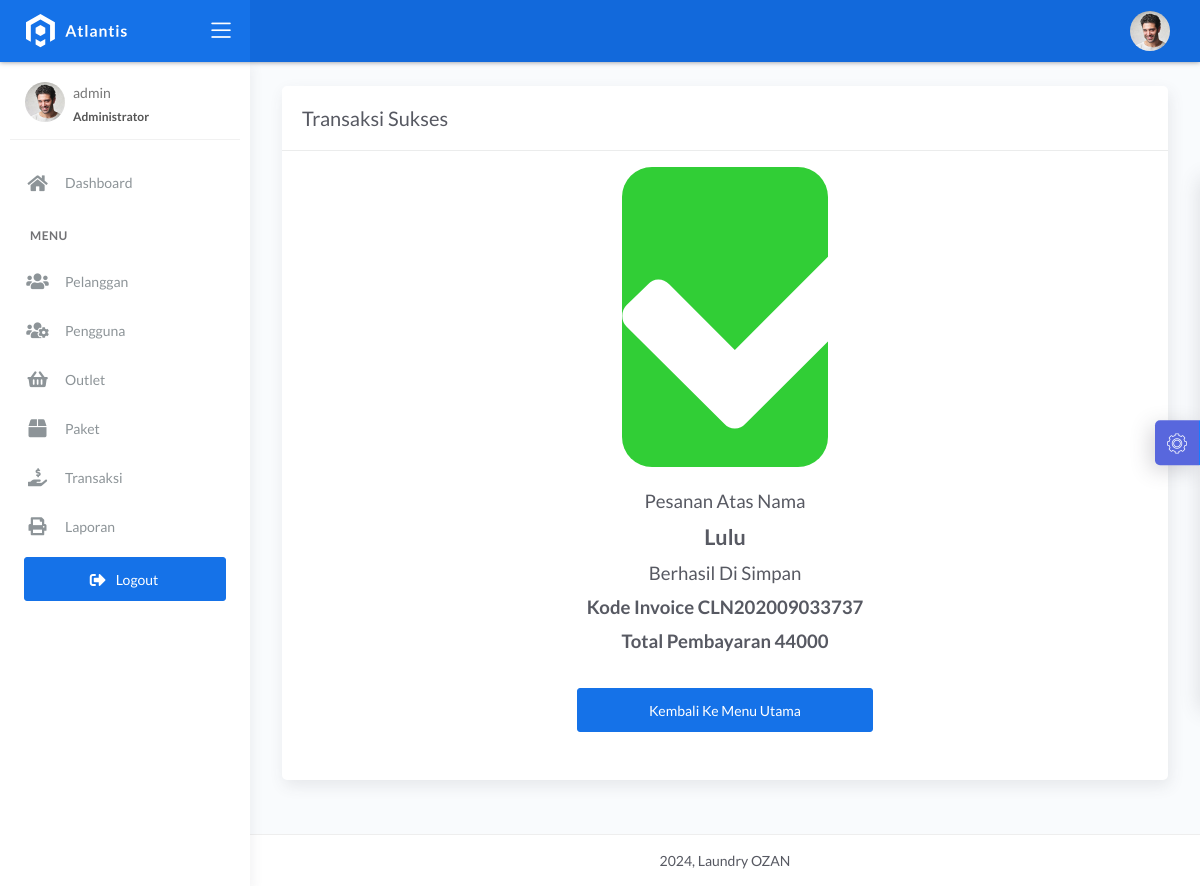
Screenshot of /admin/transaksi_sukses.php?id=36 (signed in) with the database file from the repository.
### tables this page shows
CREATE TABLE `transaksi` (
  `id_transaksi` int(11) NOT NULL,
  `outlet_id` int(11) DEFAULT NULL,
  `kode_invoice` varchar(228) DEFAULT NULL,
  `id_pelanggan` int(11) DEFAULT NULL,
  `tgl` datetime DEFAULT NULL,
  `batas_waktu` datetime DEFAULT NULL,
  `tgl_pembayaran` datetime DEFAULT NULL,
  `biaya_tambahan` int(11) DEFAULT NULL,
  `diskon` double DEFAULT NULL,
  `pajak` int(11) DEFAULT NULL,
  `status` enum('baru','proses','selesai','diambil') DEFAULT NULL,
  `status_bayar` enum('dibayar','belum') DEFAULT NULL,
  `id_user` int(11) DEFAULT NULL
);

CREATE TABLE `pelanggan` (
  `id_pelanggan` int(11) NOT NULL,
  `nama_pelanggan` varchar(228) NOT NULL,
  `alamat_pelanggan` text NOT NULL,
  `jenis_kelamin` enum('L','P') NOT NULL,
  `telp_pelanggan` varchar(15) NOT NULL,
  `no_ktp` varchar(30) NOT NULL
);

CREATE TABLE `detail_transaksi` (
  `id_detail` int(11) NOT NULL,
  `id_transaksi` int(11) NOT NULL,
  `id_paket` int(11) NOT NULL,
  `qty` double NOT NULL,
  `total_harga` double NOT NULL,
  `keterangan` text NOT NULL,
  `total_bayar` int(11) NOT NULL
);

### admin/transaksi_sukses.php (the view)
<?php
$title = 'Transaksi Sukses';
require 'koneksi.php';
require 'header.php';
$query = "SELECT transaksi.*, pelanggan.nama_pelanggan, detail_transaksi.total_harga FROM transaksi INNER JOIN pelanggan ON pelanggan.id_pelanggan = transaksi.id_pelanggan INNER JOIN detail_transaksi ON detail_transaksi.id_transaksi = transaksi.id_transaksi WHERE transaksi.id_transaksi = " . $_GET['id'];
$transaksi = mysqli_query($conn, $query);
$data = mysqli_fetch_assoc($transaksi);
?>
<div class="content">
    <div class="page-inner">
        <div class="row">
            <div class="col-md-12">
                <div class="card">
                    <div class="card-header">
                        <div class="card-title"><?= $title; ?></div>
                    </div>
                    <div class="row">
                        <div class="col-md-12 col-lg-12 col-sm-12 col-xs-12 mt-3">
                            <div class="white-box">
                                <div class="row">
                                    <div class="col-md-4"></div>
                                    <div class="col-md-4 text-center" style="padding-left: 50px;padding-right: 50px;">
                                        <div class="bg-success" style="font-size: 30px;border-radius: 30px">
                                            <i class="fa fa-check fa-10x text-white"></i>
                                        </div>
                                    </div>
                                    <div class="col-md-4"></div>
                                </div>
                                <div class="row">
                                    <div class="col-md-12 text-center mb-5">
                                        <br>
                                        <h3>Pesanan Atas Nama</h3>
                                        <h2><strong><?= $data['nama_pelanggan'] ?> </strong></h2>
                                        <h3>Berhasil Di Simpan</h3>
                                        <h3><strong>Kode Invoice <?= $data['kode_invoice'] ?></strong><br></h3>
                                        <h3><strong>Total Pembayaran <?= $data['total_harga'] ?></strong><br><br></h3>
                                        <a href="transaksi.php" class="btn btn-primary col-md-4 ml-auto mr-auto">Kembali Ke Menu Utama</a>
                                    </div>
                                </div>
                            </div>
                        </div>
                    </div>
                </div>
            </div>
        </div>
    </div>
</div>
<?php require 'footer.php'; ?>

### rows the page displays
transaksi: id_pelanggan.nama_pelanggan "Lulu", kode_invoice "CLN202009033737", detail_transaksi.total_harga "44000"

### other values shown
$_SESSION['username'] "admin"
$title "Transaksi Sukses"
